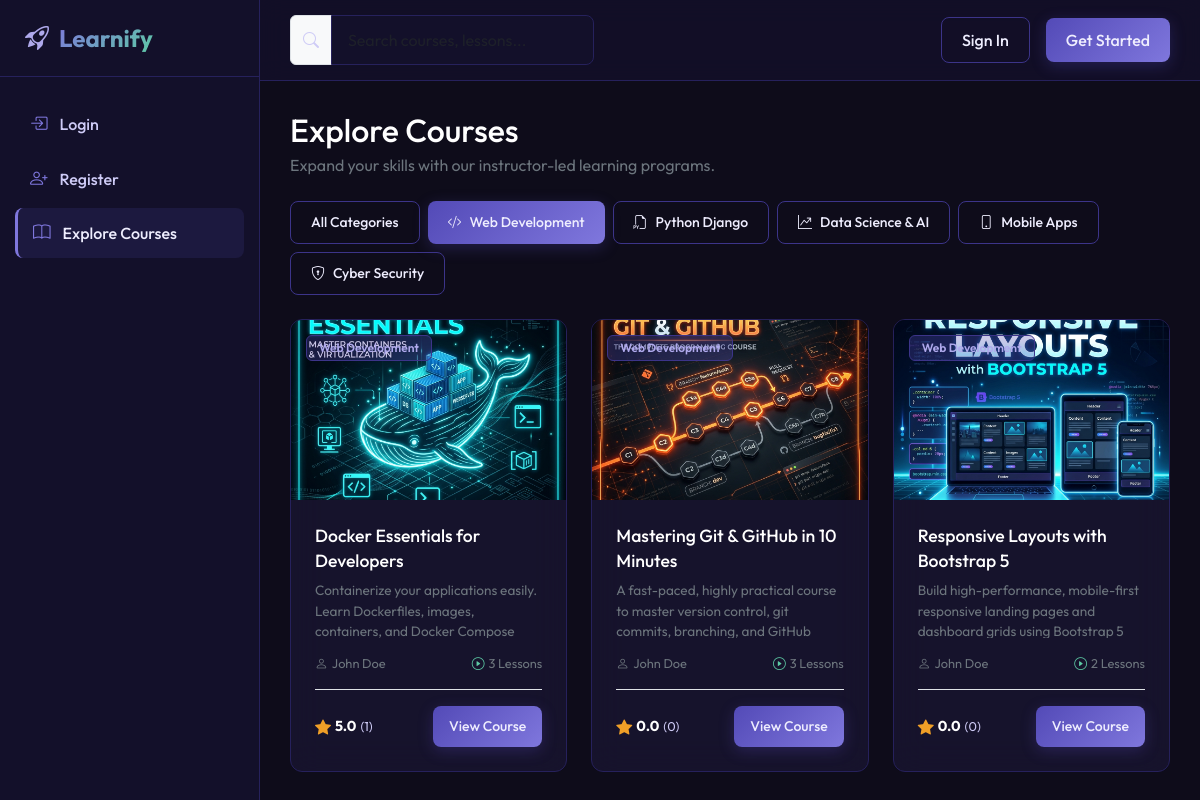
The page /courses/?category=web-development on the database its author committed.
### apps/courses/models.py (models this page shows, shortened)
class CourseCategory(models.Model):
    name = models.CharField(max_length=100, unique=True)
    slug = models.SlugField(max_length=120, unique=True, blank=True)
    description = models.TextField(blank=True)
    icon = models.CharField(max_length=50, default='bi-book', help_text='Bootstrap icons class name like bi-code-slash')
    class Meta:
        verbose_name_plural = "Course Categories"

class Course(models.Model):
    title = models.CharField(max_length=200)
    slug = models.SlugField(max_length=250, unique=True, blank=True)
    description = models.TextField()
    category = models.ForeignKey(CourseCategory, on_delete=models.SET_NULL, null=True, blank=True, related_name='courses')
    thumbnail = models.ImageField(upload_to='courses/thumbnails/', blank=True, null=True)
    instructor = models.ForeignKey('accounts.Instructor', on_delete=models.CASCADE, related_name='courses')
    created_at = models.DateTimeField(auto_now_add=True)
    updated_at = models.DateTimeField(auto_now=True)
    is_published = models.BooleanField(default=False)
    @property
    def average_rating(self):
        reviews = self.reviews.all()
        if reviews:
            return round(sum(r.rating for r in reviews) / len(reviews), 1)
        return 0.0

class CourseReview(models.Model):
    course = models.ForeignKey(Course, on_delete=models.CASCADE, related_name='reviews')
    student = models.ForeignKey('accounts.Student', on_delete=models.CASCADE, related_name='reviews')
    rating = models.PositiveIntegerField(choices=[(i, f'{i} Stars') for i in range(1, 6)])
    comment = models.TextField()
    created_at = models.DateTimeField(auto_now_add=True)
    class Meta:
        unique_together = ('course', 'student')
        ordering = ['-created_at']

### apps/accounts/models.py (models this page shows, shortened)
class Instructor(models.Model):
    user = models.OneToOneField(User, on_delete=models.CASCADE, related_name='instructor_profile')
    specialization = models.CharField(max_length=100, blank=True, null=True)
    phone = models.CharField(max_length=15, blank=True, null=True)
    is_approved = models.BooleanField(default=False)

class User(AbstractUser):
    ROLE_CHOICES = (
        ('student', 'Student'),
        ('instructor', 'Instructor'),
        ('admin', 'Admin'),
    )
    role = models.CharField(max_length=15, choices=ROLE_CHOICES, default='student')
    profile_picture = models.ImageField(upload_to='profile_pictures/', blank=True, null=True)
    bio = models.TextField(blank=True, null=True)

### apps/courses/views.py (the view)
# urls.py: path('', views.CourseListView.as_view(), name='course_list'),
class CourseListView(ListView):
    model = Course
    template_name = 'courses/course_list'
    context_object_name = 'courses'
    paginate_by = 6
    def get_queryset(self):
        queryset = Course.objects.filter(is_published=True).select_related('category', 'instructor__user').order_by('-created_at')
        search_query = self.request.GET.get('search')
        category_slug = self.request.GET.get('category')
        if search_query:
            queryset = queryset.filter(
                Q(title__icontains=search_query) |
                Q(description__icontains=search_query)
            )
        if category_slug:
            queryset = queryset.filter(category__slug=category_slug)
        return queryset
    def get_context_data(self, **kwargs):
        context = super().get_context_data(**kwargs)
        context['categories'] = CourseCategory.objects.all()
        context['selected_category'] = self.request.GET.get('category')
        context['search_query'] = self.request.GET.get('search')
        return context

### apps/notifications/context_processors.py (called while the page is built)
def unread_notifications(request):
    if request.user.is_authenticated:
        unread = Notification.objects.filter(user=request.user, is_read=False)
        return {
            'unread_notifications': unread,
            'unread_notifications_count': unread.count()
        }
    return {
        'unread_notifications': [],
        'unread_notifications_count': 0
    }

### templates/courses/course_list.html (shortened to what this page needs)
{% extends 'base.html' %}
{% load static %}
{% block content %}
<div class="container-fluid px-0">
    <div class="d-flex flex-column flex-md-row align-items-md-center justify-content-between gap-3 mb-4">
        <div>
            <h2 class="text-white mb-1">Explore Courses</h2>
            <p class="text-secondary mb-0">Expand your skills with our instructor-led learning programs.</p>
        </div>
    </div>
    <div class="mb-4">
        <div class="d-flex flex-wrap gap-2">
            <a href="{% url 'courses:course_list' %}{% if search_query %}?search={{ search_query }}{% endif %}" class="btn {% if not selected_category %}btn-premium{% else %}btn-outline-premium{% endif %} btn-sm">
                All Categories
            </a>
            {% for cat in categories %}
                <a href="{% url 'courses:course_list' %}?category={{ cat.slug }}{% if search_query %}&search={{ search_query }}{% endif %}" class="btn {% if selected_category == cat.slug %}btn-premium{% else %}btn-outline-premium{% endif %} btn-sm d-flex align-items-center gap-2">
                    <i class="bi {{ cat.icon|default:'bi-tag' }}"></i>
                    {{ cat.name }}
                </a>
            {% endfor %}
        </div>
    </div>
    <div class="row row-cols-1 row-cols-md-2 row-cols-xl-3 g-4">
        {% for course in courses %}
            <div class="col">
                <div class="card glass-card h-100 overflow-hidden">
                    <div style="height: 180px; overflow: hidden; background-color: var(--bg-sidebar); position: relative;">
                        {% if course.thumbnail %}
                            <img src="{{ course.thumbnail.url }}" alt="{{ course.title }}" style="width: 100%; height: 100%; object-fit: cover;">
                        {% else %}
                            <div class="w-100 h-100 d-flex flex-column align-items-center justify-content-center text-muted">
                                <i class="bi bi-journal-code fs-1 text-purple-accent mb-2"></i>
                                <span style="font-size: 0.85rem;">No Thumbnail Provided</span>
                            </div>
                        {% endif %}
                        <span class="badge badge-custom badge-purple position-absolute top-3 start-3" style="position: absolute; top: 15px; left: 15px; z-index: 2;">
                            {{ course.category.name }}
                        </span>
                    </div>
                    <div class="card-body p-4 d-flex flex-column justify-content-between">
                        <div>
                            <h5 class="card-title text-white mb-2 text-truncate-2" style="font-size: 1.1rem; line-height: 1.4; height: 3rem; overflow: hidden;">
                                {{ course.title }}
                            </h5>
                            <p class="text-secondary mb-3 text-truncate-3" style="font-size: 0.85rem; height: 3.6rem; overflow: hidden;">
                                {{ course.description }}
                            </p>
                        </div>
                        <div>
                            <div class="d-flex align-items-center justify-content-between mb-3 text-secondary" style="font-size: 0.8rem;">
                                <div class="d-flex align-items-center gap-1">
                                    <i class="bi bi-person text-purple-accent"></i>
                                    <span>{{ course.instructor.user.get_full_name|default:course.instructor.user.username }}</span>
                                </div>
                                <div class="d-flex align-items-center gap-1">
                                    <i class="bi bi-play-circle text-teal"></i>
                                    <span>{{ course.lessons.count }} Lessons</span>
                                </div>
                            </div>
                            <div class="d-flex align-items-center justify-content-between pt-3 border-top border-default">
                                <div class="d-flex align-items-center gap-1">
                                    <i class="bi bi-star-fill text-amber"></i>
                                    <span class="text-white fw-bold" style="font-size: 0.9rem;">{{ course.average_rating }}</span>
                                    <span class="text-muted" style="font-size: 0.8rem;">({{ course.reviews.count }})</span>
                                </div>
                                <a href="{% url 'courses:course_detail' course.slug %}" class="btn btn-premium btn-sm px-3">
                                    View Course
                                </a>
                            </div>
                        </div>
                    </div>
                </div>
            </div>
        {% endfor %}
    </div>
</div>
{% endblock %}

### static/css/style.css (style rules this page uses)
:root { --bg-page: #0e0c1a; --bg-sidebar: #13102a; --bg-card: #1c1836; --border-default: #26215c; --border-strong: #3c3489; --text-primary: #eeedfe; --text-secondary: #cecbf6; --text-muted: #534ab7; --purple-main: #534ab7; --purple-accent: #7f77dd; --purple-soft: #afa9ec; --teal-bg: #04342c; --teal-border: #0f6e56; --teal-main: #5dcaa5; --teal-light: #9fe1cb; --amber-bg: #412402; --amber-border: #854f0b; --amber-main: #ef9f27; --amber-light: #fac775; --pink-bg: #4b1528; --pink-border: #993556; --pink-main: #ed93b1; --pink-light: #f4c0d1; --transition-speed: 0.3s; }
body { background-color: var(--bg-page); color: var(--text-primary); font-family: 'Outfit', sans-serif; overflow-x: hidden; }
a { color: var(--purple-soft); text-decoration: none; transition: color var(--transition-speed) ease; }
.glass-card { background: rgba(28, 24, 54, 0.65); backdrop-filter: blur(16px); -webkit-backdrop-filter: blur(16px); border: 1px solid var(--border-default); border-radius: 12px; color: var(--text-primary); transition: transform var(--transition-speed) ease, border-color var(--transition-speed) ease, box-shadow var(--transition-speed) ease; }
.text-teal { color: var(--teal-main) !important; }
.text-amber { color: var(--amber-main) !important; }
.badge-purple { background-color: rgba(83, 74, 183, 0.3); color: var(--purple-soft); border: 1px solid var(--border-strong); }
.btn-premium { background: linear-gradient(135deg, var(--purple-main), var(--purple-accent)); border: none; color: var(--text-primary); font-weight: 500; padding: 10px 20px; border-radius: 8px; box-shadow: 0 4px 15px rgba(83, 74, 183, 0.3); transition: all var(--transition-speed) ease; }
.btn-outline-premium { background: transparent; border: 1px solid var(--border-strong); color: var(--text-primary); font-weight: 500; padding: 10px 20px; border-radius: 8px; transition: all var(--transition-speed) ease; }
.badge-custom { padding: 6px 12px; font-weight: 600; border-radius: 6px; font-size: 0.75rem; }
.text-muted { color: var(--text-secondary) !important; }

### rows shown on the page
CourseCategory: name "Web Development"
CourseCategory: name "Python Django"
CourseCategory: name "Data Science & AI"
CourseCategory: name "Mobile Apps"
CourseCategory: name "Cyber Security"
Course: thumbnail (picture), category.name "Web Development", title "Docker Essentials for Developers", description "Containerize your applications easily. Learn Dockerfiles, images, containers, and Docker Compose…", instructor.user.get_full_name "John Doe", lessons.count "3", average_rating "5.0", reviews.count "1"
Course: thumbnail (picture), category.name "Web Development", title "Mastering Git & GitHub in 10 Minutes", description "A fast-paced, highly practical course to master version control, git commits, branching, and GitHub…", instructor.user.get_full_name "John Doe", lessons.count "3", average_rating "0.0", reviews.count "0"
Course: thumbnail (picture), category.name "Web Development", title "Responsive Layouts with Bootstrap 5", description "Build high-performance, mobile-first responsive landing pages and dashboard grids using Bootstrap 5…", instructor.user.get_full_name "John Doe", lessons.count "2", average_rating "0.0", reviews.count "0"
